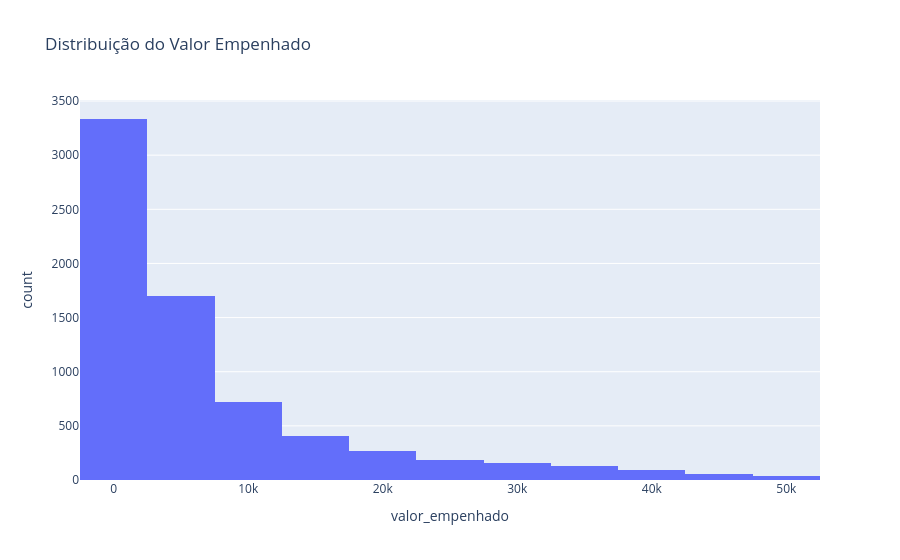

Notebook source saved alongside this figure:
### Code cell
fig = px.histogram(df[df['valor_empenhado'].sort_values() < 50000], x='valor_empenhado', nbins=10, title='Distribuição do Valor Empenhado')
fig.show()

### Figure 1 — Plotly figure (JSON) as saved in the notebook; plotly's stock layout.template omitted (floating-point values rounded to 4 significant figures; data arrays with more than 128 entries replaced by an {"elided": "..."} marker saying what was removed)
{"data": [{"bingroup": "x", "hovertemplate": "valor_empenhado=%{x}<br>count=%{y}<extra></extra>", "legendgroup": "", "marker": {"color": "#636efa", "pattern": {"shape": ""}}, "name": "", "nbinsx": 10, "orientation": "v", "showlegend": false, "type": "histogram", "x": {"elided": "7090 float values"}, "xaxis": "x", "yaxis": "y"}], "layout": {"barmode": "relative", "legend": {"tracegroupgap": 0}, "title": {"text": "Distribuição do Valor Empenhado"}, "xaxis": {"anchor": "y", "domain": [0, 1], "title": {"text": "valor_empenhado"}}, "yaxis": {"anchor": "x", "domain": [0, 1], "title": {"text": "count"}}}}
